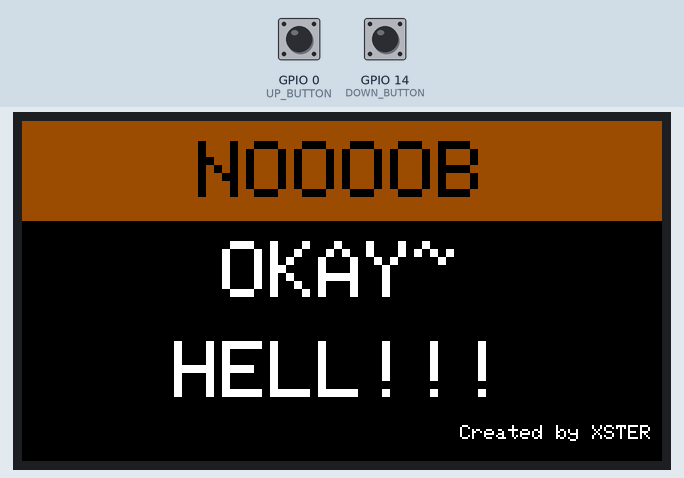
The program below on a simulated ESP32-S3. Shown: 320×170 colour display. The inputs (shaded band) are chosen by the test bench; at power-on: GPIO 14 (DOWN_BUTTON) HIGH, GPIO 0 (UP_BUTTON) HIGH. Random numbers use the default seed unless the program sets one; what the program prints to the serial monitor is not drawn.

Above: at 1.5 s.
1.6 s: GPIO 14 (DOWN_BUTTON) pulled LOW for 0.15 s
At 2.7 s:
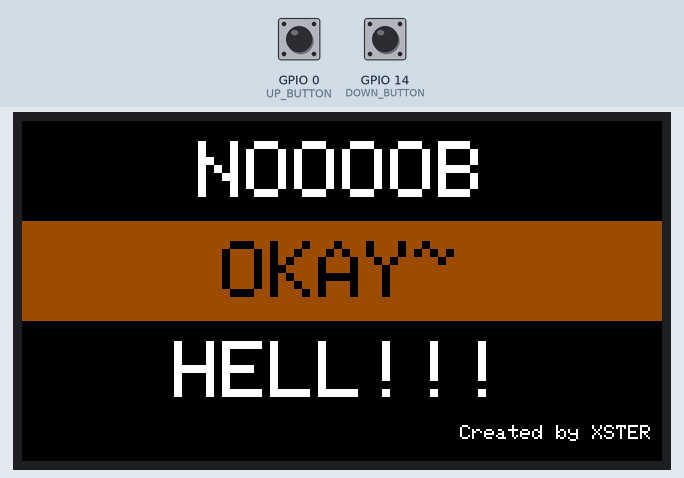
3.8 s: GPIO 14 (DOWN_BUTTON) pulled LOW for 0.15 s
At 4.9 s:
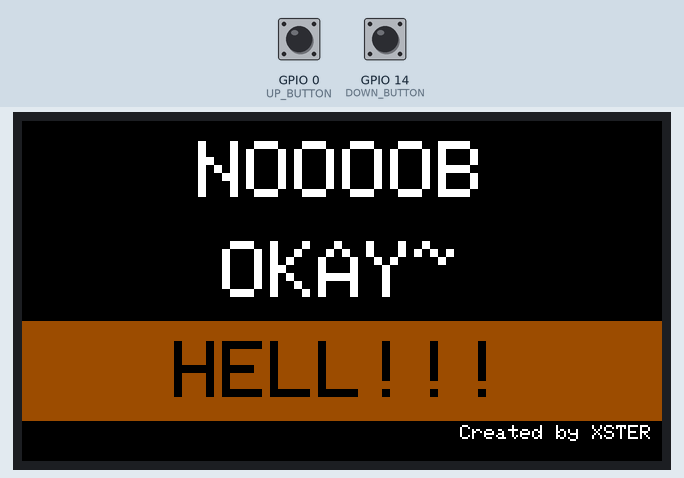
6.0 s: GPIO 14 (DOWN_BUTTON) pulled LOW for 0.15 s
At 6.7 s:
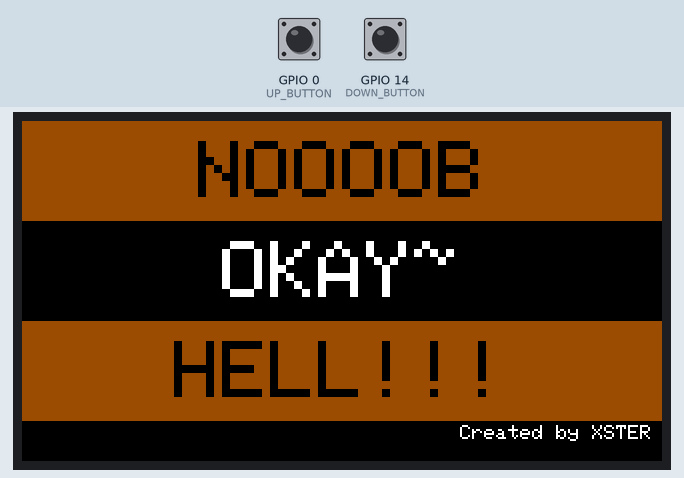
8.2 s: GPIO 14 (DOWN_BUTTON) pulsed LOW 2 times (0.12 s each, 0.3 s apart)
At 9.6 s:
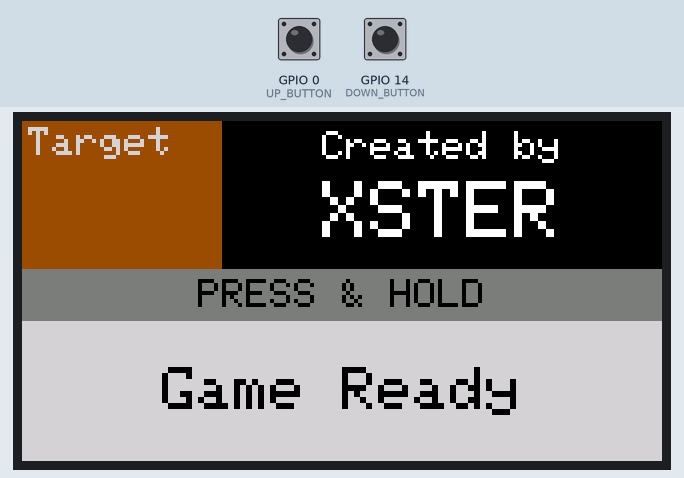
10.4 s: GPIO 14 (DOWN_BUTTON) pulled LOW for 1 s
At 11.4 s:
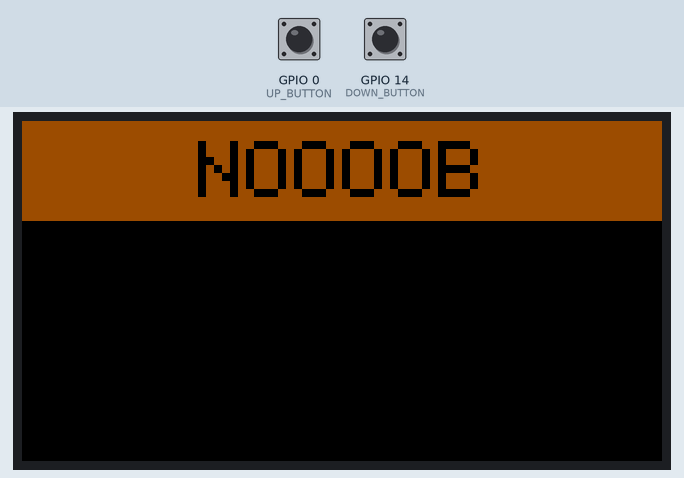
Timing chart, 0 to 13.4 s (numbered marks = the images above; inputs shaded):
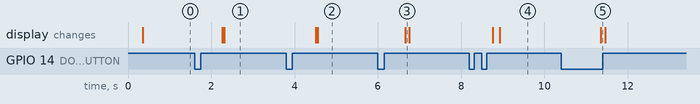

The program:

main.cpp
```cpp
#include <Arduino.h>
#include <SPI.h>
#include <TFT_eSPI.h>
#include "OneButton.h"

#define TFT_WIDTH 170
#define TFT_HEIGHT 320

#define UP_BUTTON 0
#define DOWN_BUTTON 14

OneButton menuButton(DOWN_BUTTON, true);

TFT_eSPI tft = TFT_eSPI();
TFT_eSprite timer1_sprite = TFT_eSprite(&tft);
TFT_eSprite goal_sprite = TFT_eSprite(&tft);
TFT_eSprite info_sprite = TFT_eSprite(&tft);
TFT_eSprite logo_sprite = TFT_eSprite(&tft);
TFT_eSprite menu0 = TFT_eSprite(&tft);
TFT_eSprite menu1 = TFT_eSprite(&tft);
TFT_eSprite menu2 = TFT_eSprite(&tft);
TFT_eSprite menu_logo = TFT_eSprite(&tft);

uint8_t gameMode = 0;  // 0简单 1中等 2困难
uint8_t gameState = 0; // 0菜单 1初始 2预备 3开始 4结束

int timer1 = 0; // 计时器值

bool drawFlag = true;

unsigned long prevMillis = 0;
unsigned long currMillis = 0;

int goal = 111; // 目标数值
int goal2 = 11; // 目标数值2，用于高级难度

int upBtnState = 0;     // current state of the button
int lastUpBtnState = 0; // previous state of the button

/***** 游戏进程相关 *****/
// 更新目标数值
void updateGoal()
{
  goal_sprite.setTextDatum(TL_DATUM);
  goal_sprite.setTextSize(2);
  goal_sprite.fillSprite(TFT_BROWN);
  goal_sprite.setTextColor(TFT_LIGHTGREY, TFT_BROWN);
  goal_sprite.drawString("Target", 3, 3);
  goal_sprite.setTextDatum(TC_DATUM);
  goal_sprite.setTextSize(4);
  goal_sprite.setTextColor(TFT_WHITE, TFT_BROWN);
  Serial.println("Goal: " + String(goal));

  if (goal == -1)
  {
    goal_sprite.pushSprite(0, 0);
    return;
  }

  if (gameMode == 0)
  {
    goal_sprite.drawString(String(goal / 10), goal_sprite.width() / 2, 35);
  }
  else if (gameMode == 1)
  {
    goal_sprite.drawString(String(goal / 10) + "." + String(goal % 10), goal_sprite.width() / 2, 35);
  }
  else if (gameMode == 2)
  {
    goal2 = random(1, 20);
    goal_sprite.setTextSize(3);
    goal_sprite.drawString(String(goal / 10) + "." + String(goal % 10), goal_sprite.width() / 2, 22);
    goal_sprite.drawString("+" + String(goal2 / 10) + "." + String(goal2 % 10), goal_sprite.width() / 2, 48);
  }
  goal_sprite.pushSprite(0, 0);
}

// 更新信息区域
void updateInfo(String msg)
{
  info_sprite.fillSprite(TFT_DARKGREY);
  info_sprite.drawString(msg, info_sprite.width() / 2, info_sprite.height() / 2);
  info_sprite.pushSprite(0, 74);
}

// 更新计时器区域的信息
void updateTimerMessage(String msg)
{
  timer1_sprite.setTextSize(3);
  timer1_sprite.fillSprite(TFT_LIGHTGREY);
  timer1_sprite.drawString(msg, timer1_sprite.width() / 2, timer1_sprite.height() / 2);
  timer1_sprite.pushSprite(0, 100);
}

// 更新计时器
void updateTimer()
{
  timer1++;

  if (timer1 == 200) // 超过20秒，直接结束游戏
  {
    gameState = 4;
    drawFlag = true;
    return;
  }

  timer1_sprite.fillSprite(TFT_LIGHTGREY);
  timer1_sprite.setTextColor(TFT_BLACK);
  timer1_sprite.setTextSize(7);
  if (gameMode == 0)
  {
    timer1_sprite.drawString(String(timer1 / 10), timer1_sprite.width() / 2, timer1_sprite.height() / 2);
  }
  else
  {
    timer1_sprite.drawString(String(timer1 / 10) + "." + String(timer1 % 10), timer1_sprite.width() / 2, timer1_sprite.height() / 2);
  }
  timer1_sprite.pushSprite(0, 100);
}

// 读取按键状态
void readButton()
{
  upBtnState = digitalRead(UP_BUTTON);

  // compare the buttonState to its previous state
  if (upBtnState != lastUpBtnState)
  {
    // if the state has changed, increment the counter
    if (upBtnState == HIGH)
    {
      if (gameState == 2) // 预备->开始
      {
        gameState = 3;
        drawFlag = true;
        if (gameMode == 2)
        {
          goal = random(50, 100);
          updateGoal();
        }
      }

      Serial.println("hand released");
    }
    else
    {
      if (gameState == 1) // 初始->预备
      {
        gameState = 2;
        drawFlag = true;
        if (gameMode == 0 || gameMode == 1)
        {
          goal = random(70, 140);
          updateGoal();
        }
      }
      else if (gameState == 3) // 开始->结束
      {
        gameState = 4;
        drawFlag = true;
      }
      else if (gameState == 4) // 结束->初始
      {
        gameState = 1;
        timer1 = 0;
        drawFlag = true;
        goal = -1;
        updateGoal();
      }

      Serial.println("hand pressed");
    }
    // Delay a little bit to avoid bouncing
    delay(50);
  }
  // save the current state as the last state, for next time through the loop
  lastUpBtnState = upBtnState;
}

void createGameSprite()
{
  timer1_sprite.createSprite(320, 70);
  timer1_sprite.setTextColor(TFT_BLACK, TFT_LIGHTGREY);
  timer1_sprite.setTextDatum(MC_DATUM);

  goal_sprite.createSprite(100, 74);
  // updateGoal();

  info_sprite.createSprite(320, 26);
  info_sprite.setTextColor(TFT_BLACK, TFT_DARKGREY);
  info_sprite.setTextDatum(MC_DATUM);
  info_sprite.setTextSize(2);
  updateInfo("PRESS & HOLD");

  logo_sprite.createSprite(220, 74);
  logo_sprite.fillSprite(TFT_BLACK);
  logo_sprite.setTextColor(TFT_WHITE);
  logo_sprite.setTextDatum(TC_DATUM);
  logo_sprite.setTextSize(2);
  logo_sprite.drawString("Created by", logo_sprite.width() / 2, 5);
  logo_sprite.setTextSize(4);
  logo_sprite.drawString("XSTER", logo_sprite.width() / 2, 30);
  logo_sprite.pushSprite(100, 0);
}

void removeGameSprite()
{
  timer1_sprite.deleteSprite();
  goal_sprite.deleteSprite();
  info_sprite.deleteSprite();
  logo_sprite.deleteSprite();
}

// 画获胜界面
void drawWinScreen(String msg)
{
  timer1_sprite.fillSprite(TFT_BROWN);
  timer1_sprite.setTextColor(TFT_BLACK);
  timer1_sprite.setTextSize(7);
  timer1_sprite.drawString(msg, timer1_sprite.width() / 2, timer1_sprite.height() / 2);
  timer1_sprite.pushSprite(0, 100);
  updateInfo("YOU WIN!!!");
}

// 处理游戏进程相关
void processGameState()
{
  if (gameState == 0) // 菜单
    /*** 菜单阶段 ***/
    delay(10);
  else
  {
    /*** 游戏阶段 ***/
    if (gameState == 3) // 开始
    {
      currMillis = millis();
      if (currMillis - prevMillis >= 100)
      {
        updateTimer();
        prevMillis = currMillis;
      }

      if (drawFlag)
      {
        drawFlag = false;
        updateInfo("PRESS TO STOP");
      }
    }
    else if (gameState == 1 && drawFlag) // 加载完毕
    {
      drawFlag = false;
      updateTimerMessage("Game Ready");
      updateInfo("PRESS & HOLD");
    }
    else if (gameState == 2 && drawFlag) // 预备
    {
      drawFlag = false;
      updateTimerMessage("RELEASE TO START");
    }
    else if (gameState == 4 && drawFlag) // 结束
    {
      drawFlag = false;
      if (gameMode == 0) // 简单模式
      {
        if (timer1 / 10 == goal / 10) // WIN
          drawWinScreen(String(timer1 / 10));
        else
          updateInfo("GAMEOVER");
      }
      else if (gameMode == 1) // 中等模式
      {
        if (timer1 == goal)
          drawWinScreen(String(timer1 / 10) + "." + String(timer1 % 10));
        else
          updateInfo("GAMEOVER");
      }
      else if (gameMode == 2) // 困难模式
      {
        if (timer1 == goal + goal2)
          drawWinScreen(String(timer1 / 10) + "." + String(timer1 % 10));
        else
          updateInfo("GAMEOVER");
      }
    }

    // read button status
    readButton();
  }
}
/***** 游戏进程相关（end） *****/

/***** 菜单相关 *****/
void _createMenu(TFT_eSprite *menu, String text, int mode)
{
  menu->setTextSize(4);
  menu->setTextDatum(TC_DATUM);
  if (gameMode == mode)
  {
    menu->fillSprite(TFT_BROWN);
    menu->setTextColor(TFT_BLACK, TFT_BROWN);
  }
  else
  {
    menu->fillSprite(TFT_BLACK);
    menu->setTextColor(TFT_WHITE, TFT_BLACK);
  }
  menu->drawString(text, menu->width() / 2, 10);
}

// 更新菜单项
void updateMenu()
{
  _createMenu(&menu0, "NOOOOB", 0);
  menu0.pushSprite(0, 0);

  _createMenu(&menu1, "OKAY~", 1);
  menu1.pushSprite(0, 50);

  _createMenu(&menu2, "HELL!!!", 2);
  menu2.pushSprite(0, 100);
}

void createMenuSprite()
{
  menu0.createSprite(320, 50);
  menu1.createSprite(320, 50);
  menu2.createSprite(320, 50);
  updateMenu();

  menu_logo.createSprite(320, 20);
  menu_logo.fillSprite(TFT_BLACK);
  menu_logo.setTextColor(TFT_WHITE);
  menu_logo.setTextDatum(TR_DATUM);
  menu_logo.setTextSize(1);
  menu_logo.drawString("Created by XSTER", menu_logo.width() - 5, 2);
  menu_logo.pushSprite(0, menu0.height() * 3);
}

void removeMenuSprite()
{
  menu0.deleteSprite();
  menu1.deleteSprite();
  menu2.deleteSprite();
  menu_logo.deleteSprite();
}

// 下一个难度
void nextGameMode()
{
  if (gameState != 0)
    return;

  Serial.println("Next");
  gameMode++;
  if (gameMode == 3)
    gameMode = 0;

  updateMenu();
}

// 进入游戏
void enterGame()
{
  if (gameState != 0)
    return;

  Serial.println("Enter");
  tft.fillScreen(TFT_BLACK);
  removeMenuSprite();
  createGameSprite();
  drawFlag = true;
  gameState = 1;
  goal = -1;
  timer1 = 0;
  updateGoal();
}

// 返回菜单
void backToMenu()
{
  if (gameState == 0)
    return;

  Serial.println("Back");
  tft.fillScreen(TFT_BLACK);
  removeGameSprite();
  createMenuSprite();
  gameState = 0;
}

/***** 菜单相关（end） *****/

void setup()
{
  Serial.begin(115200);
  randomSeed(analogRead(1));

  pinMode(UP_BUTTON, INPUT_PULLUP);

  menuButton.attachClick(nextGameMode);
  menuButton.attachDoubleClick(enterGame);
  menuButton.attachLongPressStart(backToMenu);
  menuButton.setLongPressIntervalMs(1000);

  // 初始化屏幕
  tft.begin();
  tft.setRotation(3);
  tft.fillScreen(TFT_BLACK);

  createMenuSprite();
}

void loop()
{
  menuButton.tick();

  // 处理游戏进程相关
  processGameState();
}
```

Measured:
- after the input at 1.6 s, the display: first changes after 0.66 s (image 1 shows a later state)
- after the input at 3.8 s, the display: first changes after 0.70 s (image 2 shows a later state)
- after the input at 6.0 s, the display: changes after 0.65 s (image 3)
- after the input at 8.2 s, the display: first changes after 0.56 s (image 4 shows a later state)
- after the input at 10.4 s, the display: changes after 0.95 s (image 5)
